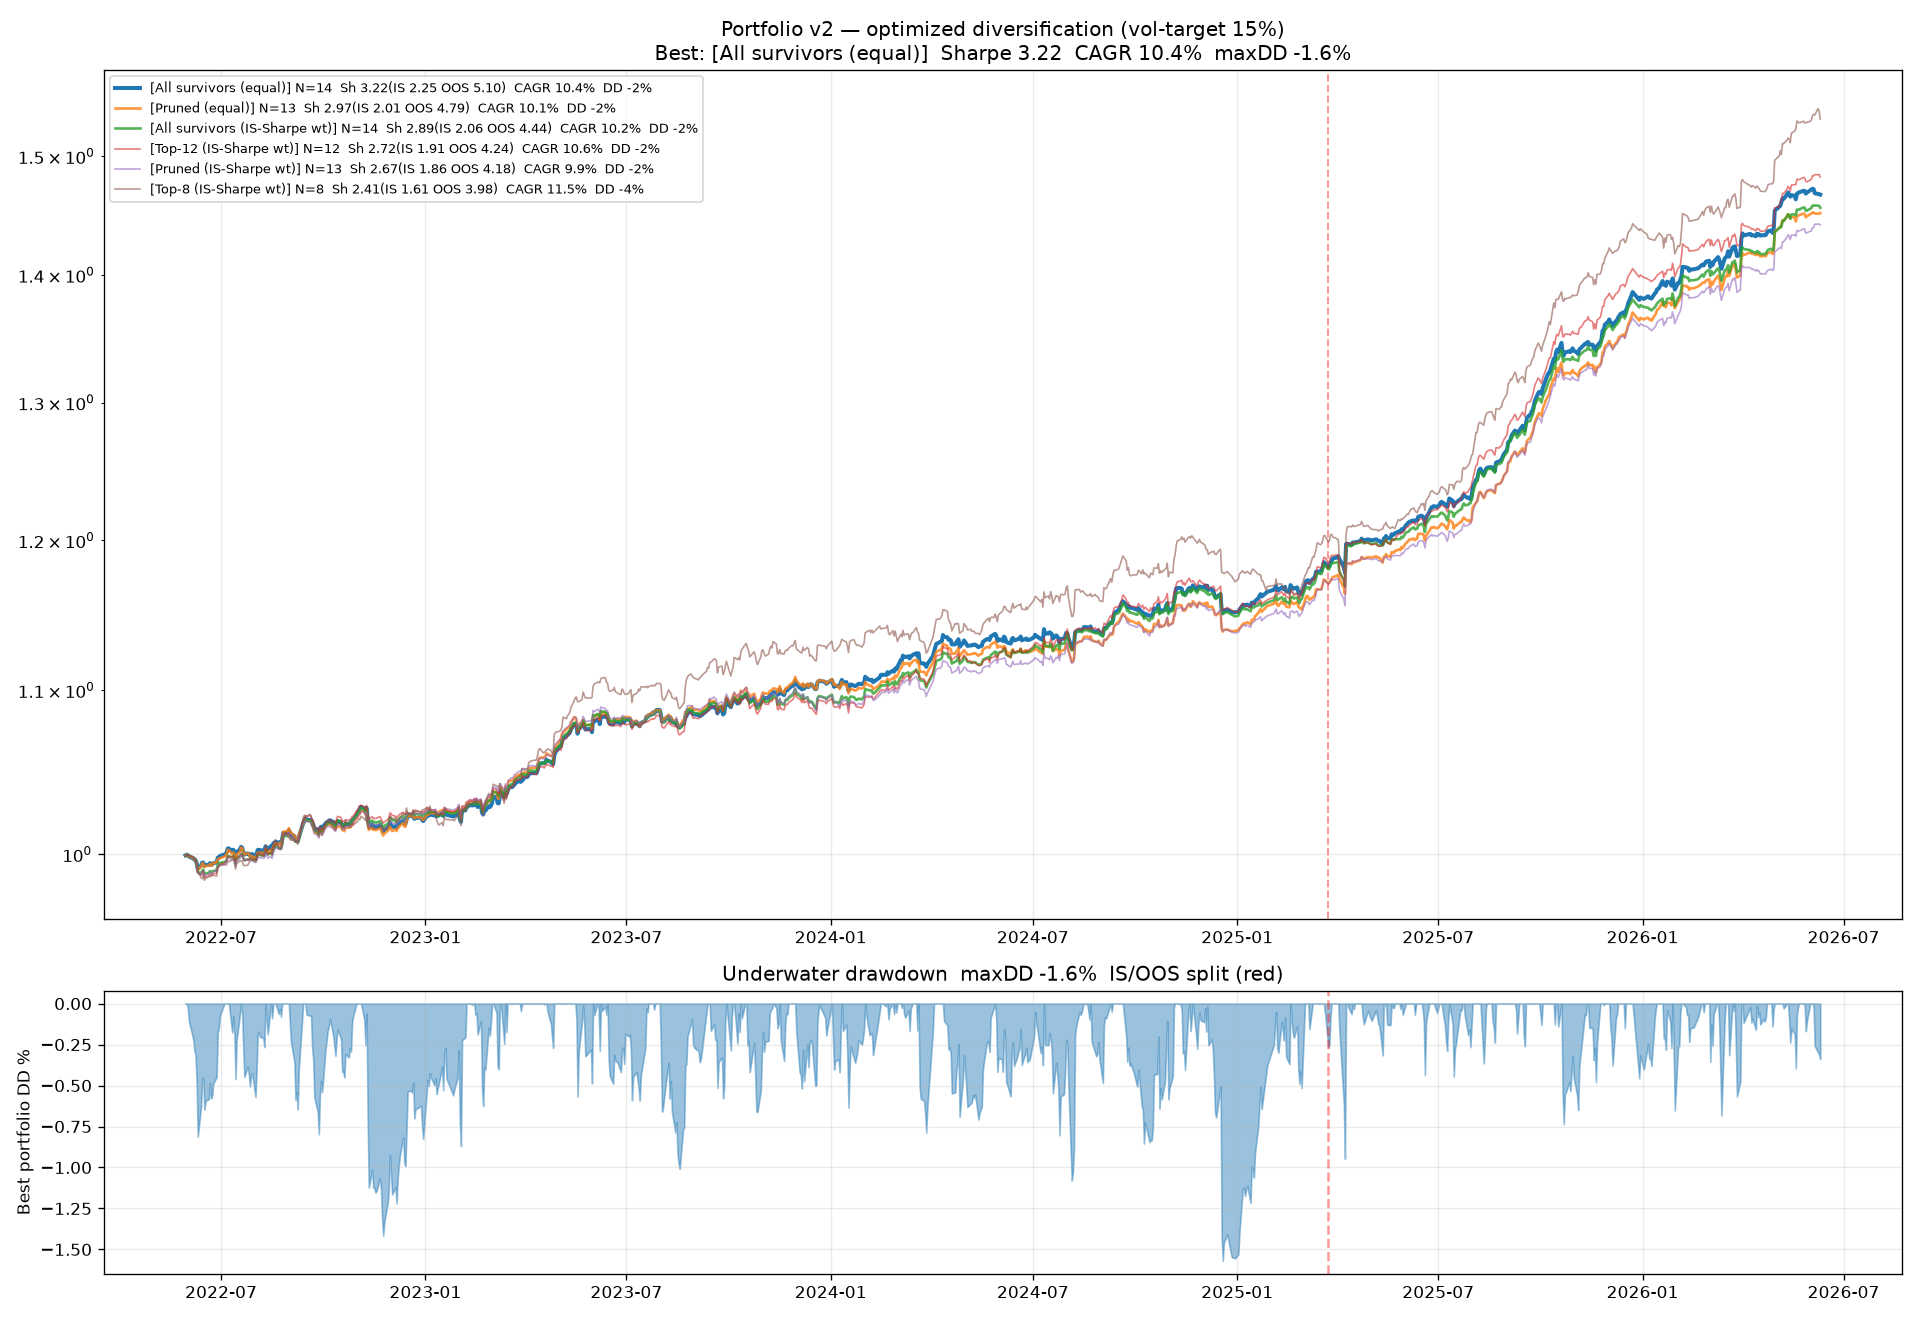

Source code (Python):
"""
Portfolio v2 — push Sharpe to 2.5+ by:
  1. Removing poor performers (IS<0.25 OR OOS<0.35)
  2. Deeper signal search per instrument (20+ signals)
  3. Sharpe-weighted portfolio (not equal-weight)
  4. Ensemble of best 2-3 signals per instrument
  5. Correlation-aware pruning (drop redundant streams)
"""
import sys, warnings, glob, re
from pathlib import Path
warnings.filterwarnings("ignore")
sys.path.insert(0, str(Path(__file__).parent))
import numpy as np, pandas as pd
import matplotlib; matplotlib.use("Agg")
import matplotlib.pyplot as plt
from multi_asset_scan import load_raw

ann = 252; VT = 0.15; CAP = 3.0; SF = 0.70

HALF = {
    "AUDUSD": 0.00008, "EURUSD": 0.00007, "USDJPY": 0.008, "USDCAD": 0.00010,
    "USDCHF": 0.00009, "AUDNZD": 0.00012,
    "XAUUSD": 0.15,    "XAGUSD": 0.02,    "XPDUSD": 3.0,    "XPTUSD": 0.8,
    "XTIUSD": 0.04,    "XBRUSD": 0.04,    "NGCUSD": 0.005,  "CUCUSD": 0.0025,
    "NAS100": 1.5,     "SP500": 0.5,      "US30": 3.0,
    "DAX40": 2.0,      "ESXEUR": 1.0,     "F40EUR": 0.8,    "IBXEUR": 4.0,
    "UK100": 1.5,      "ASXAUD": 2.0,     "JPN225": 8.0,    "HSIHKD": 3.5,
}

def hs(sym, p):
    for k,v in HALF.items():
        if sym.startswith(k[:4]): return v
    return p.mean()*0.0002

def load_d1(fp):
    try:
        df = load_raw(fp); df = df[df["close"]>0]
        d = df.resample("1D").agg({"open":"first","high":"max","low":"min","close":"last"}).dropna()
        return d[d["close"]>0]
    except: return None

def mr_sig(p, n=20, e=2.0):
    z = (p - p.rolling(n).mean()) / p.rolling(n).std()
    zv = z.values; out = np.zeros(len(zv)); cur = 0.0
    for i in range(len(zv)):
        if np.isnan(zv[i]): out[i]=cur; continue
        if cur==0:
            if zv[i]>=e: cur=-1
            elif zv[i]<=-e: cur=1
        else:
            if (cur==-1 and zv[i]<=0) or (cur==1 and zv[i]>=0): cur=0
        out[i]=cur
    return pd.Series(out, index=p.index)

def run(p, h, sig, name):
    ret = p.pct_change().fillna(0)
    rv  = ret.rolling(20).std()*np.sqrt(ann)
    pos = (sig*(VT/rv.replace(0,np.nan)).clip(upper=CAP).fillna(0)).shift(1).fillna(0)
    trn = pos.diff().abs().fillna(pos.abs())
    net = (pos*ret - trn*(h/p)).fillna(0)
    n=len(net); sp=int(n*SF)
    eq=(1+net).cumprod()
    sh = net.mean()/net.std()*np.sqrt(ann) if net.std()>0 else 0
    si,so = net.iloc[:sp],net.iloc[sp:]
    shi = si.mean()/si.std()*np.sqrt(ann) if si.std()>0 else 0
    sho = so.mean()/so.std()*np.sqrt(ann) if so.std()>0 else 0
    dd  = (eq/eq.cummax()-1).min()
    cagr= eq.iloc[-1]**(ann/max(n,1))-1 if eq.iloc[-1]>0 else -1
    return dict(name=name,net=net,eq=eq,sh=sh,shi=shi,sho=sho,dd=dd,cagr=cagr,sp=sp,idx=p.index,n=n)

# ── Load all instruments ──────────────────────────────────────────────────────
all_csvs = sorted(glob.glob("*.csv"))
inst_files = {}
for f in all_csvs:
    m = re.match(r"([A-Z0-9]+)_(M5|M15|H1)_", Path(f).name)
    if not m: continue
    sym,tf = m.group(1),m.group(2)
    rank = {"M5":0,"M15":1,"H1":2}
    if sym not in inst_files or rank[tf] > rank[inst_files[sym][1]]:
        inst_files[sym] = (f, tf)

# ── Deep signal search per instrument ────────────────────────────────────────
print("="*95)
print(f"  {'sym':<10}{'best_sig':<22}{'CAGR':>7}{'Sh':>7}{'IS':>7}{'OOS':>7}{'DD':>8}  score")
print("="*95)

survivors = {}   # sym -> best run dict
ens_nets  = {}   # sym -> ensemble net (average of top-2 per instrument)

for sym, (fp,tf) in sorted(inst_files.items()):
    d1 = load_d1(fp)
    if d1 is None or len(d1)<300: continue
    p = d1["close"]; h = hs(sym, p)
    maxL = min(200, int(len(p)*0.20))
    results = []

    # TSMOM family
    for L in [5,10,15,20,30,50,75,100,150,200]:
        if L > maxL: continue
        results.append(run(p, h, np.sign(p.pct_change(L)).fillna(0), f"MOM{L}d"))

    # MR family
    for n in [10,15,20,30,40]:
        for e in [1.5,2.0,2.5]:
            results.append(run(p, h, mr_sig(p,n,e), f"MR{n}e{e}"))

    # Short-term reversal
    for L in [1,2,3,5,7,10]:
        results.append(run(p, h, -np.sign(p.pct_change(L)).fillna(0), f"REV{L}d"))

    # Blend: TSMOM + MR at different mixes
    t = np.sign(p.pct_change(min(50,maxL))).fillna(0)
    mr = mr_sig(p,20,2.0)
    for wt in [0.2,0.4,0.6,0.8]:
        results.append(run(p, h, wt*t+(1-wt)*mr, f"B_T{int(wt*10)}M{int((1-wt)*10)}"))

    # EMA crossover
    for fast,slow in [(5,20),(10,50),(20,100),(5,50)]:
        if slow > maxL: continue
        sig = np.sign(p.ewm(span=fast).mean() - p.ewm(span=slow).mean()).fillna(0)
        results.append(run(p, h, sig, f"EMA{fast}x{slow}"))

    # Score = IS + 2*OOS (penalize OOS degradation, reward IS strength too)
    for r in results: r["score"] = r["shi"] + 2*r["sho"]
    results.sort(key=lambda x: -x["score"])

    best = results[0]
    score = best["score"]
    flag = "✅" if best["shi"]>0.25 and best["sho"]>0.35 else "❌"
    print(f"  {sym:<10}{best['name']:<22}{best['cagr']*100:>6.1f}%{best['sh']:>7.2f}"
          f"{best['shi']:>7.2f}{best['sho']:>7.2f}{best['dd']*100:>7.1f}%  {score:.2f} {flag}")

    if best["shi"] > 0.25 and best["sho"] > 0.35:
        survivors[sym] = best
        # Ensemble: average top-2 signals (must both be positive IS & OOS)
        good = [r for r in results if r["shi"]>0 and r["sho"]>0]
        if len(good) >= 2:
            common = good[0]["net"].index.intersection(good[1]["net"].index)
            ens = 0.5*good[0]["net"].reindex(common).fillna(0) + \
                  0.5*good[1]["net"].reindex(common).fillna(0)
            ens_nets[sym] = ens
        else:
            ens_nets[sym] = best["net"]

print(f"\n✅ {len(survivors)} survivors: {list(survivors.keys())}")

# ── Correlation-aware pruning ─────────────────────────────────────────────────
# Drop streams that are too correlated with a stronger stream
# (keep the stronger one, prune the weaker if |corr| > 0.5)
sym_list = list(survivors.keys())
if len(sym_list) > 1:
    common_all = survivors[sym_list[0]]["net"].index
    for s in sym_list[1:]: common_all = common_all.intersection(survivors[s]["net"].index)
    net_df = pd.DataFrame({s: survivors[s]["net"].reindex(common_all) for s in sym_list})
    corr = net_df.corr()

    # Greedy pruning: iterate pairs by correlation, drop the one with lower score
    to_drop = set()
    pairs = [(abs(corr.loc[a,b]), a, b)
             for i,a in enumerate(sym_list) for j,b in enumerate(sym_list) if i<j]
    pairs.sort(reverse=True)
    for c,a,b in pairs:
        if c < 0.45: break
        if a in to_drop or b in to_drop: continue
        score_a = survivors[a]["score"] if "score" in survivors[a] else survivors[a]["shi"]+2*survivors[a]["sho"]
        score_b = survivors[b]["score"] if "score" in survivors[b] else survivors[b]["shi"]+2*survivors[b]["sho"]
        drop = b if score_a > score_b else a
        to_drop.add(drop)
        print(f"  Pruning {drop} (corr {c:.2f} with {a if drop==b else b})")

    pruned_syms = [s for s in sym_list if s not in to_drop]
    print(f"  After corr-prune: {len(pruned_syms)} instruments: {pruned_syms}")
else:
    pruned_syms = sym_list

# ── Portfolio construction ────────────────────────────────────────────────────
def build_port(sym_list, label, weighting="equal"):
    nets = {s: ens_nets.get(s, survivors[s]["net"]) for s in sym_list}
    common = list(nets.values())[0].index
    for n in nets.values(): common = common.intersection(n.index)
    if len(common) < 100: return None

    if weighting == "sharpe":
        # weight proportional to IS Sharpe (use IS to avoid OOS snooping)
        raw_w = {s: max(survivors[s]["shi"], 0.01) for s in sym_list}
        total = sum(raw_w.values())
        w = {s: v/total for s,v in raw_w.items()}
    else:
        w = {s: 1/len(sym_list) for s in sym_list}

    combined = sum(w[s]*nets[s].reindex(common).fillna(0) for s in sym_list)
    sp = int(len(combined)*SF)
    eq = (1+combined).cumprod()
    sh  = combined.mean()/combined.std()*np.sqrt(ann) if combined.std()>0 else 0
    si,so = combined.iloc[:sp], combined.iloc[sp:]
    shi = si.mean()/si.std()*np.sqrt(ann) if si.std()>0 else 0
    sho = so.mean()/so.std()*np.sqrt(ann) if so.std()>0 else 0
    dd  = (eq/eq.cummax()-1).min()
    cagr= eq.iloc[-1]**(ann/max(len(combined),1))-1 if eq.iloc[-1]>0 else -1
    by  = combined.groupby(common.year).apply(lambda s:(1+s).prod()-1)
    return dict(label=label,eq=eq,net=combined,sh=sh,shi=shi,sho=sho,dd=dd,cagr=cagr,
                sp=sp,idx=common,by=by,n=len(sym_list),w=w)

all_surv = list(survivors.keys())
top_by_score = sorted(all_surv, key=lambda s: survivors[s]["shi"]+2*survivors[s]["sho"], reverse=True)

ports = {}
for label, syms, wt in [
    ("All survivors (equal)", all_surv, "equal"),
    ("All survivors (IS-Sharpe wt)", all_surv, "sharpe"),
    ("Pruned (equal)", pruned_syms, "equal"),
    ("Pruned (IS-Sharpe wt)", pruned_syms, "sharpe"),
    ("Top-12 (IS-Sharpe wt)", top_by_score[:12], "sharpe"),
    ("Top-8 (IS-Sharpe wt)", top_by_score[:8], "sharpe"),
    ("Top-5 (IS-Sharpe wt)", top_by_score[:5], "sharpe"),
]:
    p = build_port(syms, label, wt)
    if p: ports[label] = p

print("\n" + "="*85)
print(f"  {'portfolio':<35}{'N':>4}{'CAGR':>8}{'Sh':>7}{'IS':>7}{'OOS':>7}{'DD':>8}")
print("="*85)
best_port = None; best_score = 0
for label, p in ports.items():
    flag = " ⭐" if p["sh"] >= 2.5 else (" ✅" if p["sh"] >= 2.0 else "")
    print(f"  {label:<35}{p['n']:>4}{p['cagr']*100:>7.1f}%{p['sh']:>7.2f}"
          f"{p['shi']:>7.2f}{p['sho']:>7.2f}{p['dd']*100:>7.1f}%{flag}")
    if p["sh"] > best_score: best_score=p["sh"]; best_port=p

# ── Print year-by-year for best portfolios ────────────────────────────────────
print()
for label, p in ports.items():
    if p["sh"] >= 1.8:
        print(f"  [{label}] year-by-year:")
        print("  " + "  ".join(f"{y}:{v*100:+.1f}%" for y,v in p["by"].items()))
        print(f"  pos years: {(p['by']>0).sum()}/{len(p['by'])}")
        print()

# ── Weights of best portfolio ─────────────────────────────────────────────────
if best_port and "w" in best_port:
    print(f"  Weights in [{best_port['label']}]:")
    for s,wv in sorted(best_port["w"].items(), key=lambda x:-x[1]):
        print(f"    {s:<12} {wv*100:.1f}%  (IS {survivors[s]['shi']:.2f}, OOS {survivors[s]['sho']:.2f})")

# ── Plot ──────────────────────────────────────────────────────────────────────
fig, axes = plt.subplots(2,1,figsize=(16,11), gridspec_kw={"height_ratios":[3,1]})
ax1,ax2 = axes

pal = plt.cm.tab10.colors
port_list = sorted(ports.items(), key=lambda x: -x[1]["sh"])
for i,(label,p) in enumerate(port_list[:6]):
    lw = 2.4 if i==0 else (1.6 if i<3 else 1.0)
    al = 1.0 if i==0 else (0.8 if i<3 else 0.6)
    ax1.plot(p["idx"], p["eq"].values, lw=lw, alpha=al, color=pal[i],
             label=f"[{label}] N={p['n']}  Sh {p['sh']:.2f}(IS {p['shi']:.2f} OOS {p['sho']:.2f})"
                   f"  CAGR {p['cagr']*100:.1f}%  DD {p['dd']*100:.0f}%")

if best_port:
    ax1.axvline(best_port["idx"][best_port["sp"]], color="red", ls="--", alpha=0.4, lw=1.2)
ax1.set_yscale("log"); ax1.legend(fontsize=7.5, loc="upper left", ncol=1)
ax1.grid(alpha=0.25)
ax1.set_title(f"Portfolio v2 — optimized diversification (vol-target 15%)\n"
              f"Best: [{best_port['label']}]  Sharpe {best_port['sh']:.2f}  "
              f"CAGR {best_port['cagr']*100:.1f}%  maxDD {best_port['dd']*100:.1f}%")

if best_port:
    uw = (best_port["eq"]/best_port["eq"].cummax()-1)*100
    ax2.fill_between(best_port["idx"], uw.values, 0, color=pal[0], alpha=0.45)
    ax2.axvline(best_port["idx"][best_port["sp"]], color="red", ls="--", alpha=0.4)
    ax2.set_ylabel("Best portfolio DD %"); ax2.grid(alpha=0.25)
    ax2.set_title(f"Underwater drawdown  maxDD {best_port['dd']*100:.1f}%  IS/OOS split (red)")

plt.tight_layout()
plt.savefig("portfolio_v2.png", dpi=120)
print(f"\n  saved -> portfolio_v2.png")
print(f"\n  ★ Best portfolio Sharpe: {best_port['sh']:.2f}  "
      f"(IS {best_port['shi']:.2f} / OOS {best_port['sho']:.2f})")
